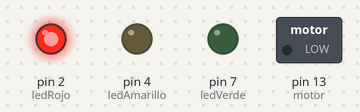
Simulated run of this sketch. Board: Arduino Uno, built with avr-gcc and run on an emulated ATmega328P. On the bench: switched loads named in the sketch (green lamp = pin HIGH), output pins drawn as LEDs (lit = HIGH).

Above: at 0.05 s.
At 0.27 s:
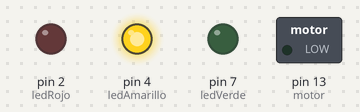
At 1.37 s:
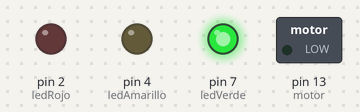
At 2.82 s:
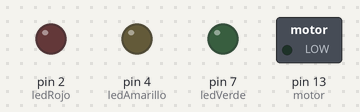
Timing chart, 0 to 3.1 s (numbered marks = the images above):
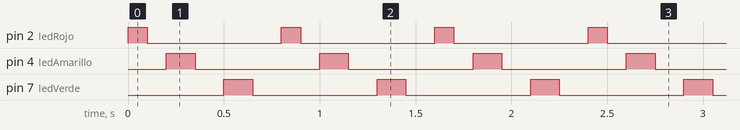

Measured:
- by itself, pin 2 (ledRojo): alternates HIGH for 0.10 s and LOW for 0.70 s
- by itself, pin 4 (ledAmarillo), pin 7 (ledVerde): alternates HIGH for 0.15 s and LOW for 0.65 s

The sketch:

Semaforo_Arduino.ino
```cpp
int ledRojo = 2;
int ledAmarillo = 4;
int ledVerde = 7;
int motor = 13;
void setup() {
  // put your setup code here, to run once:
 pinMode(ledRojo,OUTPUT);
 pinMode(ledAmarillo,OUTPUT);
 pinMode(ledVerde,OUTPUT);
 pinMode(motor,OUTPUT);
}

void loop() {
  // put your main code here, to run repeatedly:
  digitalWrite(ledRojo,HIGH);
  delay(100);//tiempo de espera
  digitalWrite(ledRojo,LOW);
  delay(100);
    digitalWrite(ledAmarillo,HIGH);
  delay(150);//tiempo de espera
  digitalWrite(ledAmarillo,LOW);
  delay(150);
    digitalWrite(ledVerde,HIGH);
  delay(150);//tiempo de espera
  digitalWrite(ledVerde,LOW);
  delay(150);
  digitalWrite(motor,LOW);


}
```
